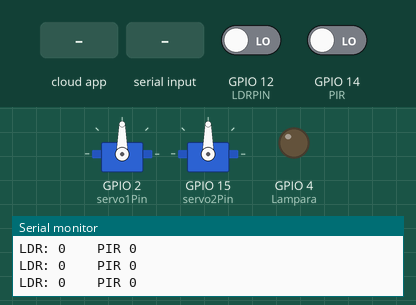
The sketch below on a simulated ESP32. On the bench: 2 × servo, output pins drawn as LEDs (lit = HIGH), the last lines printed to the serial monitor. Inputs (shaded band) come from the test bench; at power-on: GPIO 12 (LDRPIN) LOW, GPIO 14 (PIR) LOW. WiFi joins after 1.5 s; servers stay silent unless stated; the camera gives no picture.

Above: at 3.0 s.
3.1 s: the phone or cloud app sets PosicionVertical to 0
At 5.7 s:
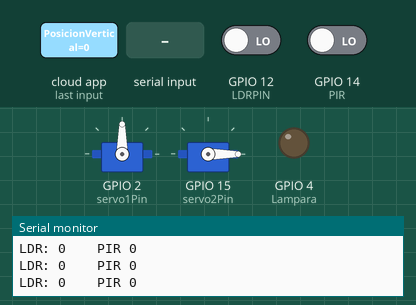
6.1 s: the phone or cloud app sets PosicionHorizontal to 0
At 8.7 s:
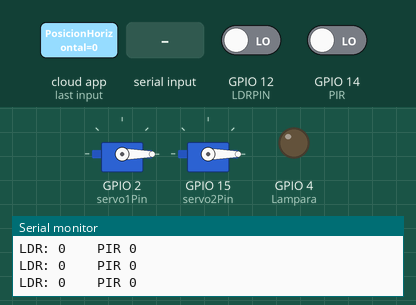
9.1 s: "1\n" received over Serial
At 10.0 s:
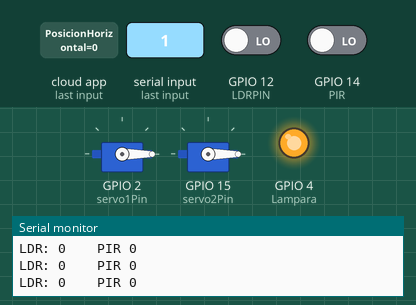
10.7 s: the phone or cloud app sets PosicionVertical to 90
At 12.5 s:
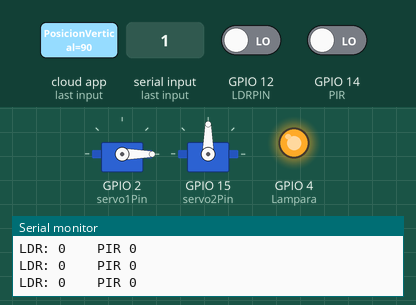
13.1 s: the phone or cloud app sets ControlLampara to 1
At 14.4 s:
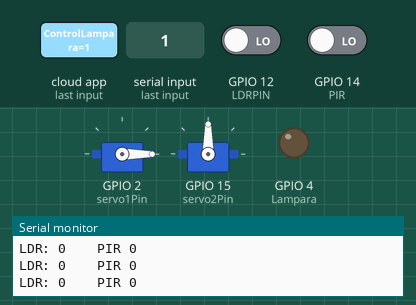
14.7 s: the phone or cloud app sets PosicionHorizontal to 90
At 15.2 s:
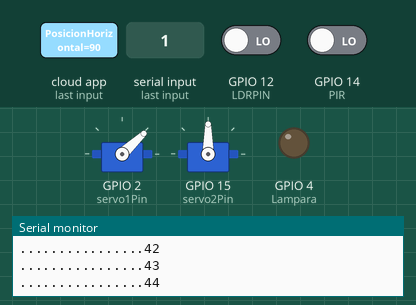
Timing chart, 0 to 17.7 s (numbered marks = the images above; inputs shaded):
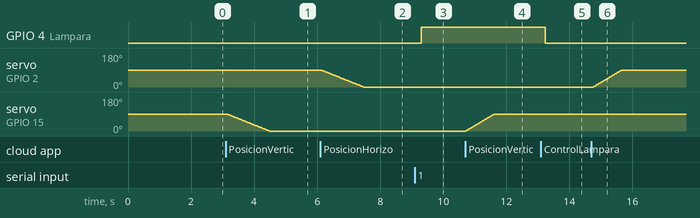

Measured:
- after the input at 3.1 s, servo on GPIO 15 (servo2Pin): moves from 90° to 0° over 1.3 s, starting at once
- after the input at 6.1 s, servo on GPIO 2 (servo1Pin): moves from 90° to 0° over 1.3 s, starting at once
- after the input at 9.1 s, GPIO 4 (Lampara): LOW → HIGH after 0.19 s
- after the input at 10.7 s, servo on GPIO 15 (servo2Pin): moves from 0° to 90° over 0.90 s, starting at once
- after the input at 13.1 s, GPIO 4 (Lampara): HIGH → LOW after 0.14 s
- after the input at 14.7 s, servo on GPIO 2 (servo1Pin): moves from 0° to 90° over 0.90 s, starting after 0.06 s

The sketch:

Camara_SeguridadFIN.ino
```cpp
int a=1;
#define IO_USERNAME  "LazaroAD"
#define IO_KEY       "aio_RNKL63u8bKDWKEOB03cRJbwgTWx6"

#define WIFI_SSID       "INFINITUMAAEE_2.4"
#define WIFI_PASS       "krBLdkz36G"

#include "AdafruitIO_WiFi.h"

#if defined(USE_AIRLIFT) || defined(ADAFRUIT_METRO_M4_AIRLIFT_LITE) ||         \
    defined(ADAFRUIT_PYPORTAL)
// Configure the pins used for the ESP32 connection
#if !defined(SPIWIFI_SS) // if the wifi definition isnt in the board variant
// Don't change the names of these #define's! they match the variant ones
#define SPIWIFI SPI
#define SPIWIFI_SS 10 // Chip select pin
#define NINA_ACK 9    // a.k.a BUSY or READY pin
#define NINA_RESETN 6 // Reset pin
#define NINA_GPIO0 -1 // Not connected
#endif
AdafruitIO_WiFi io(IO_USERNAME, IO_KEY, WIFI_SSID, WIFI_PASS, SPIWIFI_SS,
                   NINA_ACK, NINA_RESETN, NINA_GPIO0, &SPIWIFI);
#else
AdafruitIO_WiFi io(IO_USERNAME, IO_KEY, WIFI_SSID, WIFI_PASS);
#endif
#if defined(ARDUINO_ARCH_ESP32)
  // ESP32Servo Library (https://github.com/madhephaestus/ESP32Servo)
  // installation: library manager -> search -> "ESP32Servo"
  #include <ESP32Servo.h>
#else
  #include <Servo.h>
#endif

AdafruitIO_Feed *servo_vertical = io.feed("PosicionVertical");
AdafruitIO_Feed *servo_horizontal = io.feed("PosicionHorizontal");
AdafruitIO_Feed *CLampara = io.feed("ControlLampara");


#include<Wire.h>
//#include <ESP32Servo.h>
Servo servo1;
Servo servo2;
int servo1Pin = 2;
int servo2Pin = 15;
//int pos = 0;
int minUs = 000;
int maxUs = 2000;
int pos_ant1=90;
int pos_ant2=90;
//SP32PWM pwm;

String cadenaCharEntrada = "";
bool nuevoDato = false;
 byte data[] = {0, 255, 255};
const size_t dataLength = sizeof(data) / sizeof(data[0]);
int angulo=0;
int dato;

// #define PinServo 6
// #define PulsoMax 1000
// #define PulsoMin 2000
// //#define DEBUG(a)// Serial.println(a);

#define PIR 14
#define Lampara 4
#define LDRPIN 12
#define SETLDR 1000
 int LDRVal=0;
 boolean Lampara_State=false;
 boolean PIR_State=false;

unsigned long TLamparaON = 10000;
unsigned long TLamAcum=0;
unsigned long TCtrlLamp = 200;
unsigned long TCtrlLampAcum=0;
unsigned long Tinit=0;
unsigned long Tend=0;

int Ctrl_Lamp_State=3;
// 0-> lampara apagada indefinidamente
// 1-> lampara encendida indefinidamente
// 2-> lampara encendida toda la noche
// 3-> lampara encendida con movimiento de noche


//Viral Science www.youtube.com/c/viralscience  www.viralsciencecreativity.com
//ESP Camera Artificial Intelligence Face Detection Automatic Door Lock
#include "esp_camera.h"
#include <WiFi.h>

//
// WARNING!!! Make sure that you have either selected ESP32 Wrover Module,
//            or another board which has PSRAM enabled
//
//
// Select camera model
//#define CAMERA_MODEL_WROVER_KIT
//#define CAMERA_MODEL_ESP_EYE
//#define CAMERA_MODEL_M5STACK_PSRAM
//#define CAMERA_MODEL_M5STACK_WIDE
#define CAMERA_MODEL_AI_THINKER
#include "camera_pins.h"

const char* ssid = "INFINITUMAAEE_2.4";
const char* password = "krBLdkz36G";

void startCameraServer();

boolean matchFace = false;
boolean activateRelay = false;
long prevMillis=0;
int interval = 5000;


TaskHandle_t Tarea1;

void setup() {
Serial.begin(115200);


  camera_config_t config;
  config.ledc_channel = LEDC_CHANNEL_0;
  config.ledc_timer = LEDC_TIMER_0;
  config.pin_d0 = Y2_GPIO_NUM;
  config.pin_d1 = Y3_GPIO_NUM;
  config.pin_d2 = Y4_GPIO_NUM;
  config.pin_d3 = Y5_GPIO_NUM;
  config.pin_d4 = Y6_GPIO_NUM;
  config.pin_d5 = Y7_GPIO_NUM;
  config.pin_d6 = Y8_GPIO_NUM;
  config.pin_d7 = Y9_GPIO_NUM;
  config.pin_xclk = XCLK_GPIO_NUM;
  config.pin_pclk = PCLK_GPIO_NUM;
  config.pin_vsync = VSYNC_GPIO_NUM;
  config.pin_href = HREF_GPIO_NUM;
  config.pin_sscb_sda = SIOD_GPIO_NUM;
  config.pin_sscb_scl = SIOC_GPIO_NUM;
  config.pin_pwdn = PWDN_GPIO_NUM;
  config.pin_reset = RESET_GPIO_NUM;
  config.xclk_freq_hz = 20000000;
  config.pixel_format = PIXFORMAT_JPEG;
  //init with high specs to pre-allocate larger buffers
  if(psramFound()){
    config.frame_size = FRAMESIZE_UXGA;
    config.jpeg_quality = 10;
    config.fb_count = 2;
  } else {
    config.frame_size = FRAMESIZE_SVGA;
    config.jpeg_quality = 12;
    config.fb_count = 1;
  }

#if defined(CAMERA_MODEL_ESP_EYE)
  pinMode(13, INPUT_PULLUP);
  pinMode(14, INPUT_PULLUP);
#endif

  // camera init
  esp_err_t err = esp_camera_init(&config);
  if (err != ESP_OK) {
   // Serial.printf("Camera init failed with error 0x%x", err);
    return;
  }

  sensor_t * s = esp_camera_sensor_get();
  //initial sensors are flipped vertically and colors are a bit saturated
  if (s->id.PID == OV3660_PID) {
    s->set_vflip(s, 1);//flip it back
    s->set_brightness(s, 1);//up the blightness just a bit
    s->set_saturation(s, -2);//lower the saturation
  }
  //drop down frame size for higher initial frame rate
  s->set_framesize(s, FRAMESIZE_QVGA);

#if defined(CAMERA_MODEL_M5STACK_WIDE)
  s->set_vflip(s, 1);
  s->set_hmirror(s, 1);
#endif

  WiFi.begin(ssid, password);

  while (WiFi.status() != WL_CONNECTED) {
    delay(500);
    //Serial.print(".");
  }
  //Serial.println("");
 // Serial.println("WiFi connected");

  startCameraServer();

  //Serial.print("Camera Ready! Use 'http://");
  //Serial.print(WiFi.localIP());
  //Serial.println("' to connect");


 pinMode(PIR, INPUT);
  pinMode(Lampara, OUTPUT);


 // Serial.setDebugOutput(true);
  //Serial.println();

    Serial.println("  Arranca");
  servo1.attach(servo1Pin, minUs, maxUs);
  servo2.attach(servo2Pin, minUs, maxUs);

    servo1.write(90);
    servo2.write(90);


    io.connect();
    servo_vertical->onMessage(handleVerticalMessage);
    servo_horizontal->onMessage(handleHorizontalMessage);
    CLampara->onMessage(CLamparaMessage);

    while(io.status() < AIO_CONNECTED) {
    Serial.print(".");
    delay(500);

    servo_vertical->get();
    servo_horizontal->get();
    CLampara->get();
  }


  xTaskCreatePinnedToCore(
      loop_tarea1, /* Funcion de la tarea1 */
      "Tarea1", /* Nombre de la tarea */
      10000,  /* Tamaño de la pila */
      NULL,  /* Parametros de entrada */
      0,  /* Prioridad de la tarea */
      &Tarea1,  /* objeto TaskHandle_t. */
      0); /* Nucleo donde se correra */
       Serial.print("set up se corre en el nucleo: ");
  Serial.println(xPortGetCoreID());
}


void loop_tarea1(void * pvParameters)
{
  Serial.print("Tarea1 se corre en el nucleo: ");
  Serial.println(xPortGetCoreID());
  while(1)
  {
     io.run();
    if (Serial.available()) serialEvent();


    digitalRead(LDRPIN);
    PIR_State=digitalRead(PIR);

    Serial.print("LDR: ");
    Serial.print(LDRVal);
    Serial.print("    PIR ");
    Serial.println(PIR_State);


    Ctrl_LampAutomatica();

  }
}

void loop() {

  while( a==1){
  Serial.print("loop se corre en el nucleo: ");
  Serial.println(xPortGetCoreID());
  a=3;
  }

}


void Ctrl_LampAutomatica(){
    if(millis()-TCtrlLampAcum>=TCtrlLamp){
    switch (Ctrl_Lamp_State){

        case 0:
            digitalWrite(Lampara,LOW);
        break;

        case 1:
            digitalWrite(Lampara,HIGH);
        break;

        case 2:
            LDRVal=digitalRead(LDRPIN);
            if (LDRVal==1)
                digitalWrite(Lampara,HIGH);
            else
                digitalWrite(Lampara,LOW);
        break;

        case 3:
             LDRVal=digitalRead(LDRPIN);
            if (LDRVal==1){
                if (digitalRead(PIR)){
                    Serial.println("-------LAMPARA ON--------");
                    digitalWrite(Lampara,HIGH);
                    TLamAcum=millis();
                }

                if(millis()-TLamAcum>TLamparaON){
                digitalWrite(Lampara,LOW);
                Serial.println("-------LAMPARA OFF--------");
                }
            }
        break;
    }
    TCtrlLampAcum=millis();
    }
}


void serialEvent(){
    Serial.print("############# DATO SERIAL############");

  //Recepción de datos Seriales
  while (Serial.available()) {              //Si existen datos seriales, leer a todos
     char inChar = (char)Serial.read();
     cadenaCharEntrada+= inChar;
     if (inChar=='\n'){
     nuevoDato=true;
     }
  }

    if (nuevoDato){
        dato=cadenaCharEntrada.toInt();

        if(dato==0)  Ctrl_Lamp_State=0;
        if(dato==1)  Ctrl_Lamp_State=1;
        if(dato==2)  Ctrl_Lamp_State=2;
        if(dato==3)  Ctrl_Lamp_State=3;


        if(dato<=1180&&dato>=1000){
                angulo=dato-1000;
                moveServo(1,angulo,pos_ant1);
                pos_ant1=angulo;
                Serial.println("accion servo1");
        }

        if(dato<=2180&&dato>=2000){
            angulo=dato-2000;
            moveServo(2,angulo,pos_ant2);
            pos_ant2=angulo;
            Serial.println("accion servo2");
        }


        nuevoDato=false;
        cadenaCharEntrada="";
    }

}

void moveServo(int servo, int angulo, int _ant){
    Serial.println(angulo);
    Serial.println(_ant);
   int pos;//=angulo;
    if (angulo>_ant){
        Serial.println("Aumento");
        for (pos = _ant; pos <= angulo; pos += 1) { // sweep from 180 degrees to 0 degrees
        if(servo==1) servo1.write(pos);
        if(servo==2) servo2.write(pos);
        Serial.print("................");
        Serial.println(pos);
    delay(10);

      }


    } else if(angulo<_ant){
        Serial.println("disminuyo");
        for (pos = _ant; pos >= angulo; pos -= 1) { // sweep from 180 degrees to 0 degrees
            if(servo==1) servo1.write(pos);
            if(servo==2) servo2.write(pos);
            Serial.print("................");
            Serial.println(pos);
            delay(15);
        }
    }
}


void handleVerticalMessage(AdafruitIO_Data *data) {

  // convert the data to integer
  int angle = data->toInt();

  // make sure we don't exceed the limit
  // of the servo. the range is from 0
  // to 180.
  if(angle < 0)
    angle = 0;
  else if(angle > 180)
    angle = 180;

  moveServo(2,angle,pos_ant2);
  Serial.print("Vertical: ");
  Serial.println(angle);
  pos_ant2=angle;

}


void handleHorizontalMessage(AdafruitIO_Data *data) {

  // convert the data to integer
  int angle = data->toInt();

  // make sure we don't exceed the limit
  // of the servo. the range is from 0
  // to 180.
  if(angle < 0)
    angle = 0;
  else if(angle > 180)
    angle = 180;

  moveServo(1,angle,pos_ant1);
  Serial.print("Horizontal: ");
  Serial.println(angle);
    pos_ant1=angle;
}
void CLamparaMessage(AdafruitIO_Data *data) {

  // convert the data to integer
  int dato = data->toInt();

  if(dato==1){
      if(Ctrl_Lamp_State<3) Ctrl_Lamp_State++;
    else Ctrl_Lamp_State=0;

        Serial.print("Estado de control de lampara ");
    Serial.println (Ctrl_Lamp_State);
  }
}
```

camera_pins.h
```cpp
#if defined(CAMERA_MODEL_WROVER_KIT)
#define PWDN_GPIO_NUM    -1
#define RESET_GPIO_NUM   -1
#define XCLK_GPIO_NUM    21
#define SIOD_GPIO_NUM    26
#define SIOC_GPIO_NUM    27

#define Y9_GPIO_NUM      35
#define Y8_GPIO_NUM      34
#define Y7_GPIO_NUM      39
#define Y6_GPIO_NUM      36
#define Y5_GPIO_NUM      19
#define Y4_GPIO_NUM      18
#define Y3_GPIO_NUM       5
#define Y2_GPIO_NUM       4
#define VSYNC_GPIO_NUM   25
#define HREF_GPIO_NUM    23
#define PCLK_GPIO_NUM    22

#elif defined(CAMERA_MODEL_ESP_EYE)
#define PWDN_GPIO_NUM    -1
#define RESET_GPIO_NUM   -1
#define XCLK_GPIO_NUM    4
#define SIOD_GPIO_NUM    18
#define SIOC_GPIO_NUM    23

#define Y9_GPIO_NUM      36
#define Y8_GPIO_NUM      37
#define Y7_GPIO_NUM      38
#define Y6_GPIO_NUM      39
#define Y5_GPIO_NUM      35
#define Y4_GPIO_NUM      14
#define Y3_GPIO_NUM      13
#define Y2_GPIO_NUM      34
#define VSYNC_GPIO_NUM   5
#define HREF_GPIO_NUM    27
#define PCLK_GPIO_NUM    25

#elif defined(CAMERA_MODEL_M5STACK_PSRAM)
#define PWDN_GPIO_NUM     -1
#define RESET_GPIO_NUM    15
#define XCLK_GPIO_NUM     27
#define SIOD_GPIO_NUM     25
#define SIOC_GPIO_NUM     23

#define Y9_GPIO_NUM       19
#define Y8_GPIO_NUM       36
#define Y7_GPIO_NUM       18
#define Y6_GPIO_NUM       39
#define Y5_GPIO_NUM        5
#define Y4_GPIO_NUM       34
#define Y3_GPIO_NUM       35
#define Y2_GPIO_NUM       32
#define VSYNC_GPIO_NUM    22
#define HREF_GPIO_NUM     26
#define PCLK_GPIO_NUM     21

#elif defined(CAMERA_MODEL_M5STACK_WIDE)
#define PWDN_GPIO_NUM     -1
#define RESET_GPIO_NUM    15
#define XCLK_GPIO_NUM     27
#define SIOD_GPIO_NUM     22
#define SIOC_GPIO_NUM     23

#define Y9_GPIO_NUM       19
#define Y8_GPIO_NUM       36
#define Y7_GPIO_NUM       18
#define Y6_GPIO_NUM       39
#define Y5_GPIO_NUM        5
#define Y4_GPIO_NUM       34
#define Y3_GPIO_NUM       35
#define Y2_GPIO_NUM       32
#define VSYNC_GPIO_NUM    25
#define HREF_GPIO_NUM     26
#define PCLK_GPIO_NUM     21

#elif defined(CAMERA_MODEL_AI_THINKER)
#define PWDN_GPIO_NUM     32
#define RESET_GPIO_NUM    -1
#define XCLK_GPIO_NUM      0
#define SIOD_GPIO_NUM     26
#define SIOC_GPIO_NUM     27

#define Y9_GPIO_NUM       35
#define Y8_GPIO_NUM       34
#define Y7_GPIO_NUM       39
#define Y6_GPIO_NUM       36
#define Y5_GPIO_NUM       21
#define Y4_GPIO_NUM       19
#define Y3_GPIO_NUM       18
#define Y2_GPIO_NUM        5
#define VSYNC_GPIO_NUM    25
#define HREF_GPIO_NUM     23
#define PCLK_GPIO_NUM     22

#else
#error "Camera model not selected"
#endif
```
